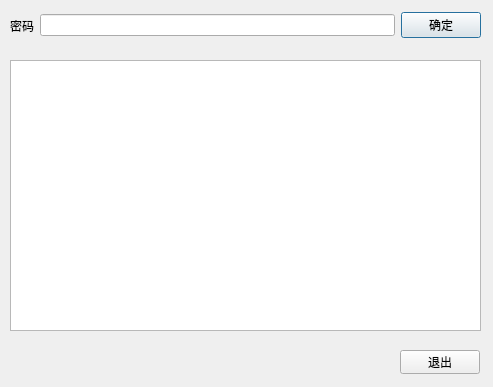
<?xml version="1.0" encoding="UTF-8"?>
<ui version="4.0">
 <class>chatRecordForm</class>
 <widget class="QWidget" name="chatRecordForm">
  <property name="geometry">
   <rect>
    <x>0</x>
    <y>0</y>
    <width>493</width>
    <height>387</height>
   </rect>
  </property>
  <property name="windowTitle">
   <string>Form</string>
  </property>
  <widget class="QTextBrowser" name="msgBrowser">
   <property name="geometry">
    <rect>
     <x>10</x>
     <y>60</y>
     <width>471</width>
     <height>271</height>
    </rect>
   </property>
  </widget>
  <widget class="QPushButton" name="exitButton">
   <property name="geometry">
    <rect>
     <x>400</x>
     <y>350</y>
     <width>80</width>
     <height>24</height>
    </rect>
   </property>
   <property name="text">
    <string>退出</string>
   </property>
  </widget>
  <widget class="QWidget" name="horizontalLayoutWidget">
   <property name="geometry">
    <rect>
     <x>10</x>
     <y>10</y>
     <width>471</width>
     <height>31</height>
    </rect>
   </property>
   <layout class="QHBoxLayout" name="passwdlLayout">
    <item>
     <widget class="QLabel" name="passwdLabel">
      <property name="text">
       <string>密码</string>
      </property>
     </widget>
    </item>
    <item>
     <widget class="QLineEdit" name="passwdEdit">
      <property name="echoMode">
       <enum>QLineEdit::Password</enum>
      </property>
     </widget>
    </item>
    <item>
     <widget class="QPushButton" name="passwdButton">
      <property name="text">
       <string>确定</string>
      </property>
      <property name="autoDefault">
       <bool>true</bool>
      </property>
      <property name="default">
       <bool>true</bool>
      </property>
     </widget>
    </item>
   </layout>
  </widget>
 </widget>
 <resources/>
 <connections/>
</ui>
